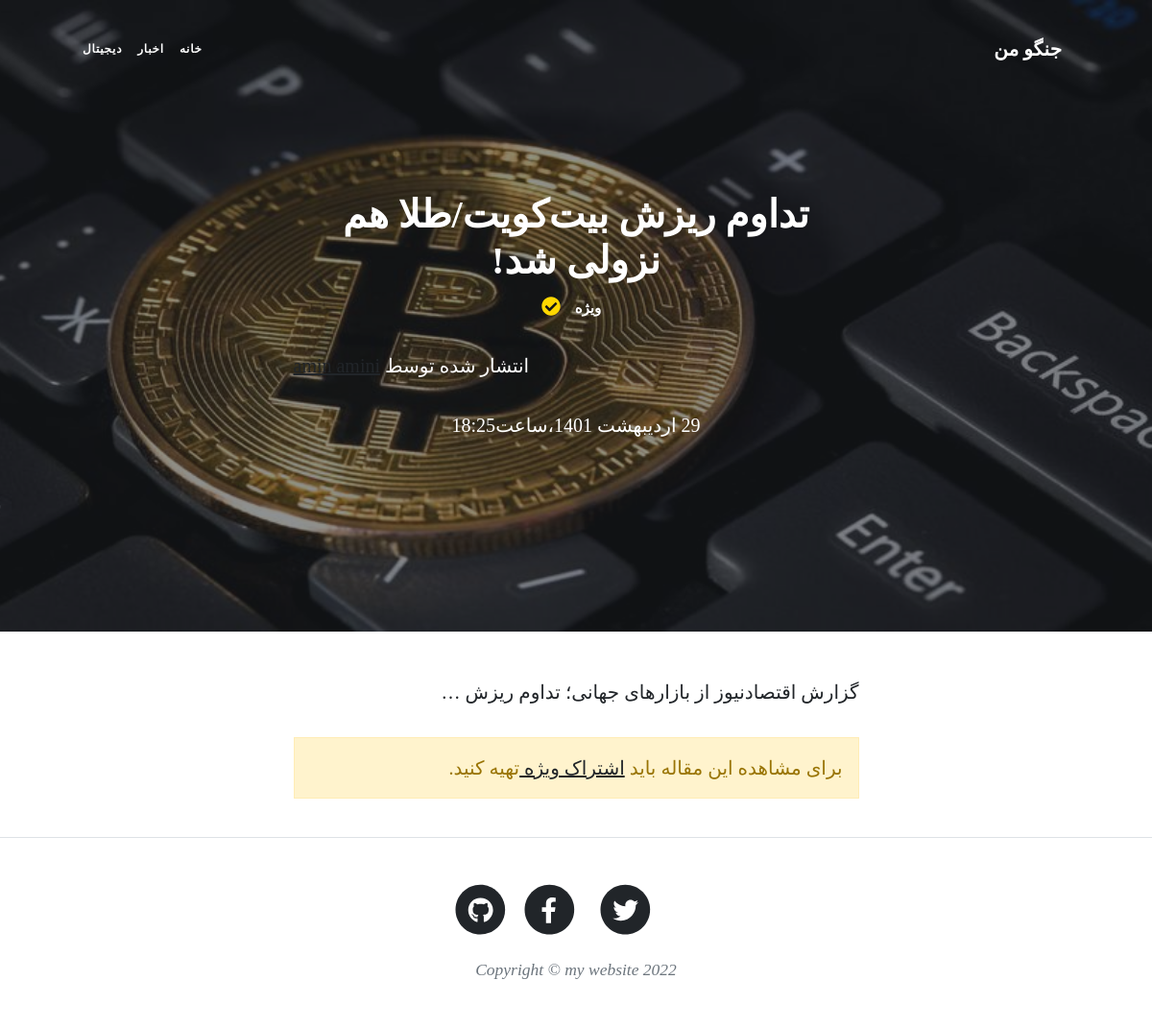
The app's page /article/tdom-rzsh-btottl-hm-nzol-shd, older data.
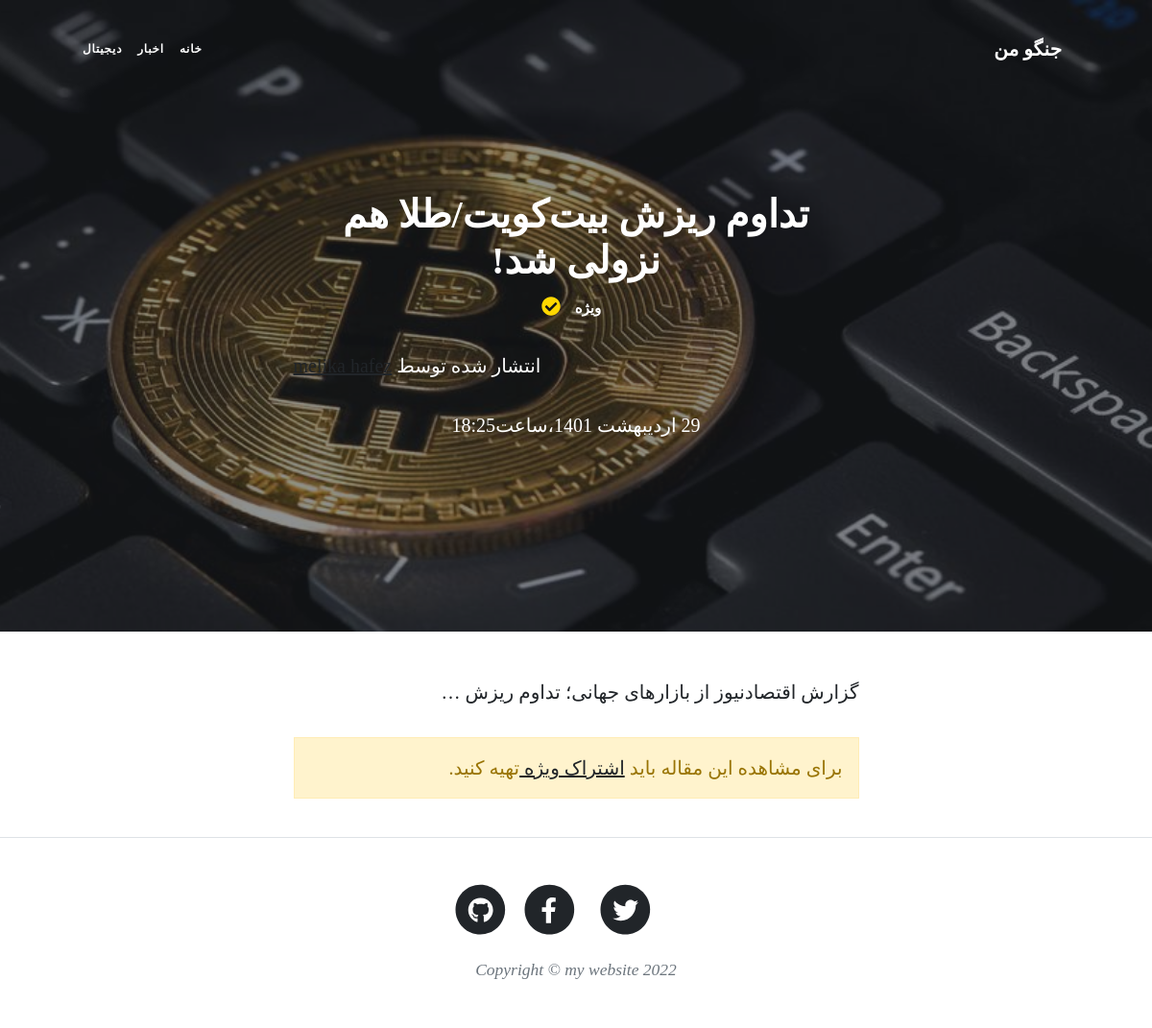
The same page, newer data.
### blog/models.py (models this page shows, shortened)
class Category(models.Model):
    parent = models.ForeignKey('self', default=None, null=True, blank=True, on_delete=models.SET_NULL, related_name='children', verbose_name='زیر دسته')
    title = models.CharField(max_length=200, verbose_name="عنوان دسته بندی")
    slug = models.SlugField(max_length=100, unique=True,
                            verbose_name="آدرس دسته بندی")
    status = models.BooleanField(default=True, verbose_name="وضعیت نمایش")
    position = models.IntegerField(verbose_name="موقعیت")
    class Meta:
        verbose_name = "دسته بندی"
        verbose_name_plural = "دسته بندی ها"
        ordering = ['parent__id', 'position']
    objects = CategoryManager()

class Article(models.Model):
    STATUS_CHOICES = (
        ('d', 'پیش نویس'),
        ('p', 'منتشر شده'),
        ('i', 'در حال بررسی'),
        ('b', 'برگشت خورده'),
    )
    author = models.ForeignKey(User, null=True, on_delete=models.SET_NULL, related_name='articles', verbose_name='نویسنده')
    title = models.CharField(max_length=128, verbose_name="عنوان")
    category = models.ManyToManyField(
        'Category', verbose_name="دسته بندی", related_name="articles")
    description = models.TextField(verbose_name="توضیحات")
    img = models.ImageField(upload_to="Images", verbose_name="عکس")
    publish = models.DateTimeField(
        default=timezone.now, verbose_name="زمان انتشار")
    created = models.DateTimeField(auto_now_add=True)
    updated = models.DateTimeField(auto_now=True)
    is_special = models.BooleanField(default=False, verbose_name="مقاله ویژه")
    status = models.CharField(
        max_length=1, choices=STATUS_CHOICES, verbose_name="وضعیت")
    slug = models.SlugField(max_length=100, unique=True, verbose_name="آدرس")
    class Meta:
        verbose_name = "مقاله"
        verbose_name_plural = "مقاله ها"
    def jpublish(self):
        return jalali_converter(self.publish)
    jpublish.short_description = "زمان انتشار"
    def thumbnail_tag(self):
        return format_html("<img width='60' height='60' style='border-radius: 5px;' src='{}'>".format(self.img.url))
    thumbnail_tag.short_description = "عکس"
    def category_to_str(self):
        return "، ".join([category.title for category in self.category.active()])
    category_to_str.short_description = "دسته بندی"
    objects = models.Manager()
    published_objects = ArticleManager()

### account/models.py (models this page shows)
class User(AbstractUser):
    is_author = models.BooleanField(default=False, verbose_name="وضعیت نویسندگی")
    special_user = models.DateTimeField(default=timezone.now, verbose_name="کاربر ویژه تا تاریخ ")
    def is_special_user(self):
        if self.special_user > timezone.now():
            return True
        else:
            return False
    is_special_user.boolean = True
    is_special_user.short_description = "وضعیت کاربری ویژه"

### blog/views.py (the view)
# urls.py: path('article/<slug:slug>', views.ArticleDetail.as_view(), name="detail"),
class ArticleDetail(DetailView):
    def get_object(self):
        slug = self.kwargs.get('slug')
        return get_object_or_404(Article.published_objects.published(), slug=slug)
    template_name = "blog/detail.html"

### blog/models.py (called while the page is built)
    def published(self):
        return self.filter(status='p')

    def active(self):
        return self.filter(status=True)

### blog/templatetags/base_tags.py (called while the page is built)
@register.simple_tag
def title(data="جنگو من"):
    return data

@register.inclusion_tag("blog/partials/category_navbar.html")
def category_navbar():
    return {
        "category": Category.objects.filter(status=True)
    }

### extensions/jalali.py (called while the page is built)
    def persian_tuple(self):
        return self.persian_year, self.persian_month, self.persian_day

### extensions/utils.py (called while the page is built)
def jalali_converter(time):
    jmonth = ["فروردین", "اردیبهشت", "خرداد", "تیر", "مرداد",
              "شهریور", "مهر", "آبان", "آذر", "دی", "بهمن", "اسفند"]
    time = timezone.localtime(time)
    time_to_str = "{},{},{}".format(time.year, time.month, time.day)
    time_to_tuple = jalali.Gregorian(time_to_str).persian_tuple()
    time_to_list = list(time_to_tuple)
    for index, month in enumerate(jmonth):
        if time_to_list[1] == index+1:
            time_to_list[1] = month
            break
    output = "{} {} {}،ساعت{}:{}".format(
        time_to_list[2],
        time_to_list[1],
        time_to_list[0],
        time.hour,
        time.minute,
    )
    return output

### blog/templates/blog/detail.html (shortened to what this page needs)
{% extends 'blog/base.html' %}
{% load static %}
{% block content %}
<header class="masthead" style="background-image: url('{{ article.img.url }}')">
    <div class="container position-relative px-4 px-lg-5">
        <div class="row gx-4 gx-lg-5 justify-content-center">
            <div class="col-md-10 col-lg-8 col-xl-7">
                <div class="site-heading">
                    <h1>{{ article.title }}</h1>
                    {% if article.is_special %}
                            <span class="badge badge-danger">ویژه</span>
                            <i class="fa fa-check-circle" style="color: gold"></i>
                    {% endif %}
                    <span class="meta">
                        <p class="post-meta">
                            انتشار شده توسط
                            <a href="{% url 'blog:author' article.author %}"> {{ article.author.get_full_name }} </a>
                        </p>
                            <time>{{ article.jpublish }}</time></small>
                    </span>
                </div>
            </div>
        </div>
    </div>
</header>
<article class="mb-4">
    <div class="container px-4 px-lg-5">
        <div class="row gx-4 gx-lg-5 justify-content-center">
            <div class="col-md-10 col-lg-8 col-xl-7 text-justify">
            {% if object.is_special %}
                {% if user.is_authenticated and user.is_special_user or user == object.author or user.is_superuser %}
                    {{ article.description|safe }}
                {% else %}
                    {{ article.description|striptags|truncatewords:7 }}
                    <p class="alert alert-warning"> برای مشاهده این مقاله باید <a href="#"> اشتراک ویژه </a>تهیه کنید.</p>
                {% endif %}
            {% else %}
                {{ article.description|safe }}
            {% endif %}
            </div>
        </div>
    </div>
</article>
{% endblock content %}

### blog/templates/blog/base.html (shortened to what this page needs)
{% load static %}
{% load base_tags %}
<!DOCTYPE html>
<html lang="en">
<head>
    <link rel="stylesheet" href="{% static 'blog/css/styles.css' %}">
    <link href="css/styles.css" rel="stylesheet">
    <link href="{% static 'blog/css/rtl.css' %}" rel="stylesheet">
</head>
<body>
    <nav class="navbar navbar-expand-lg navbar-light" id="mainNav">
        <div class="container px-4 px-lg-5">
            <a class="navbar-brand" href="{% url 'blog:home' %}">{% title %}</a>
            {% category_navbar %}
        </div>
    </nav>
    {% block content %}
    {% endblock content %}
    <footer class="border-top">
        <div class="container px-4 px-lg-5">
            <div class="row gx-4 gx-lg-5 justify-content-center">
                <div class="col-md-10 col-lg-8 col-xl-7">
                    <ul class="list-inline text-center">
                        <li class="list-inline-item">
                            <a href="#!">
                                <span class="fa-stack fa-lg">
                                    <i class="fas fa-circle fa-stack-2x"></i>
                                    <i class="fab fa-twitter fa-stack-1x fa-inverse"></i>
                                </span>
                            </a>
                        </li>
                        <li class="list-inline-item">
                            <a href="#!">
                                <span class="fa-stack fa-lg">
                                    <i class="fas fa-circle fa-stack-2x"></i>
                                    <i class="fab fa-facebook-f fa-stack-1x fa-inverse"></i>
                                </span>
                            </a>
                        </li>
                        <li class="list-inline-item">
                            <a href="#!">
                                <span class="fa-stack fa-lg">
                                    <i class="fas fa-circle fa-stack-2x"></i>
                                    <i class="fab fa-github fa-stack-1x fa-inverse"></i>
                                </span>
                            </a>
                        </li>
                    </ul>
                    <div class="small text-center text-muted fst-italic">Copyright &copy; my website 2022</div>
                </div>
            </div>
        </div>
    </footer>
</body>
</html>

### blog/templates/blog/partials/category_navbar.html (shortened to what this page needs)
<div class="collapse navbar-collapse nav" id="navbarResponsive">
    <ul class="navbar-nav ml-auto">
      <li class="nav-item">
        <a class="nav-link" href="{% url 'blog:home' %}">خانه</a>
      </li>
      {% for cat in category %}
        {% if cat.parent == None %}
          <li class="nav-item">
            <a class="nav-link" href="{% url 'blog:category' cat.slug %}">{{cat.title}}</a>
          </li>
        {% endif %}
      {% endfor %}
    </ul>
  </div>

### static/blog/css/rtl.css (style rules this page uses)
body { direction: rtl; text-align: right; font-family: "Sahel"; font-size: 20px; }
h1,h2,h3,h4,h5,h6,a { font-family: Sahel; }
.navbar-nav { margin-left: initial !important; margin-right: auto; }
.post-meta { text-align: left; }
header.masthead .site-heading h1 { font-size: 40px; }
.nav ul { padding-right: 0; }
.nav ul li { border-bottom: none; height: 86px; line-height: 86px; font-size: 14px; display: inline-block; float:left; margin: 0 auto; }
.nav ul li a { text-decoration: none; color:#000000; display: block; transition: .3s background-color; padding:0 24px; }
.nav a { border-bottom:none; }

Row changes from the older to the newer data that the page shows:
changed Article "تداوم ریزش بیت‌کویت/طلا هم نزولی شد!": author.get_full_name "amin amini" → "melika hafez"
